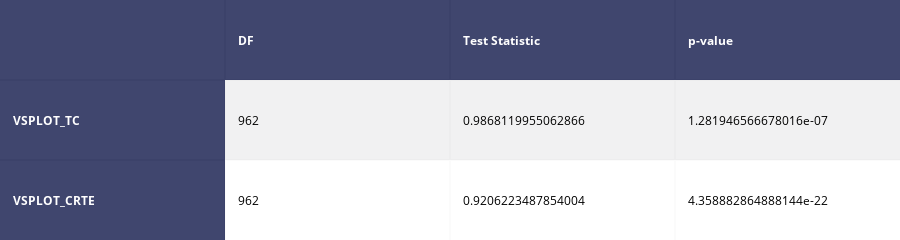

Notebook code for this chart:
### Code cell
# Test for normality
x = data_cog_SpacOri.VSPLOT_TC.dropna()
y = data_cog_SpacOri.VSPLOT_CRTE.dropna()

shapiro_results_x = scipy.stats.shapiro(x)
shapiro_results_y = scipy.stats.shapiro(y)

matrix_sw = [
    ['', 'DF', 'Test Statistic', 'p-value'],
    ['VSPLOT_TC', len(x) - 1, shapiro_results_x[0], shapiro_results_x[1]],
    ['VSPLOT_CRTE', len(y) - 1, shapiro_results_y[0], shapiro_results_y[1]]
]

shapiro_table = plotly.figure_factory.create_table(matrix_sw, index=True)
iplot(shapiro_table, filename='shapiro-table')
# Plot distribution
sns.jointplot(x="VSPLOT_TC", y="VSPLOT_CRTE",data=data_cog_SpacOri.dropna(),kind="reg",x_jitter=.4);

### Figure 1 — Plotly figure (JSON) as saved in the notebook; plotly's stock layout.template omitted (floating-point values rounded to 4 significant figures)
{"data": [{"colorscale": [[0, "#00083e"], [0.5, "#ededee"], [1, "#ffffff"]], "hoverinfo": "none", "opacity": 0.75, "showscale": false, "type": "heatmap", "z": [[0, 0, 0, 0], [0, 0.5, 0.5, 0.5], [0, 1, 1, 1]]}], "layout": {"annotations": [{"align": "left", "font": {"color": "#ffffff"}, "showarrow": false, "text": "<b></b>", "x": -0.45, "xanchor": "left", "xref": "x1", "y": 0, "yref": "y1"}, {"align": "left", "font": {"color": "#ffffff"}, "showarrow": false, "text": "<b>DF</b>", "x": 0.55, "xanchor": "left", "xref": "x1", "y": 0, "yref": "y1"}, {"align": "left", "font": {"color": "#ffffff"}, "showarrow": false, "text": "<b>Test Statistic</b>", "x": 1.55, "xanchor": "left", "xref": "x1", "y": 0, "yref": "y1"}, {"align": "left", "font": {"color": "#ffffff"}, "showarrow": false, "text": "<b>p-value</b>", "x": 2.55, "xanchor": "left", "xref": "x1", "y": 0, "yref": "y1"}, {"align": "left", "font": {"color": "#ffffff"}, "showarrow": false, "text": "<b>VSPLOT_TC</b>", "x": -0.45, "xanchor": "left", "xref": "x1", "y": 1, "yref": "y1"}, {"align": "left", "font": {"color": "#000000"}, "showarrow": false, "text": "962", "x": 0.55, "xanchor": "left", "xref": "x1", "y": 1, "yref": "y1"}, {"align": "left", "font": {"color": "#000000"}, "showarrow": false, "text": "0.9868119955062866", "x": 1.55, "xanchor": "left", "xref": "x1", "y": 1, "yref": "y1"}, {"align": "left", "font": {"color": "#000000"}, "showarrow": false, "text": "1.281946566678016e-07", "x": 2.55, "xanchor": "left", "xref": "x1", "y": 1, "yref": "y1"}, {"align": "left", "font": {"color": "#ffffff"}, "showarrow": false, "text": "<b>VSPLOT_CRTE</b>", "x": -0.45, "xanchor": "left", "xref": "x1", "y": 2, "yref": "y1"}, {"align": "left", "font": {"color": "#000000"}, "showarrow": false, "text": "962", "x": 0.55, "xanchor": "left", "xref": "x1", "y": 2, "yref": "y1"}, {"align": "left", "font": {"color": "#000000"}, "showarrow": false, "text": "0.9206223487854004", "x": 1.55, "xanchor": "left", "xref": "x1", "y": 2, "yref": "y1"}, {"align": "left", "font": {"color": "#000000"}, "showarrow": false, "text": "4.358882864888144e-22", "x": 2.55, "xanchor": "left", "xref": "x1", "y": 2, "yref": "y1"}], "height": 140, "margin": {"b": 0, "l": 0, "r": 0, "t": 0}, "xaxis": {"dtick": 1, "gridwidth": 2, "showticklabels": false, "tick0": -0.5, "ticks": "", "zeroline": false}, "yaxis": {"autorange": "reversed", "dtick": 1, "gridwidth": 2, "showticklabels": false, "tick0": 0.5, "ticks": "", "zeroline": false}}}
